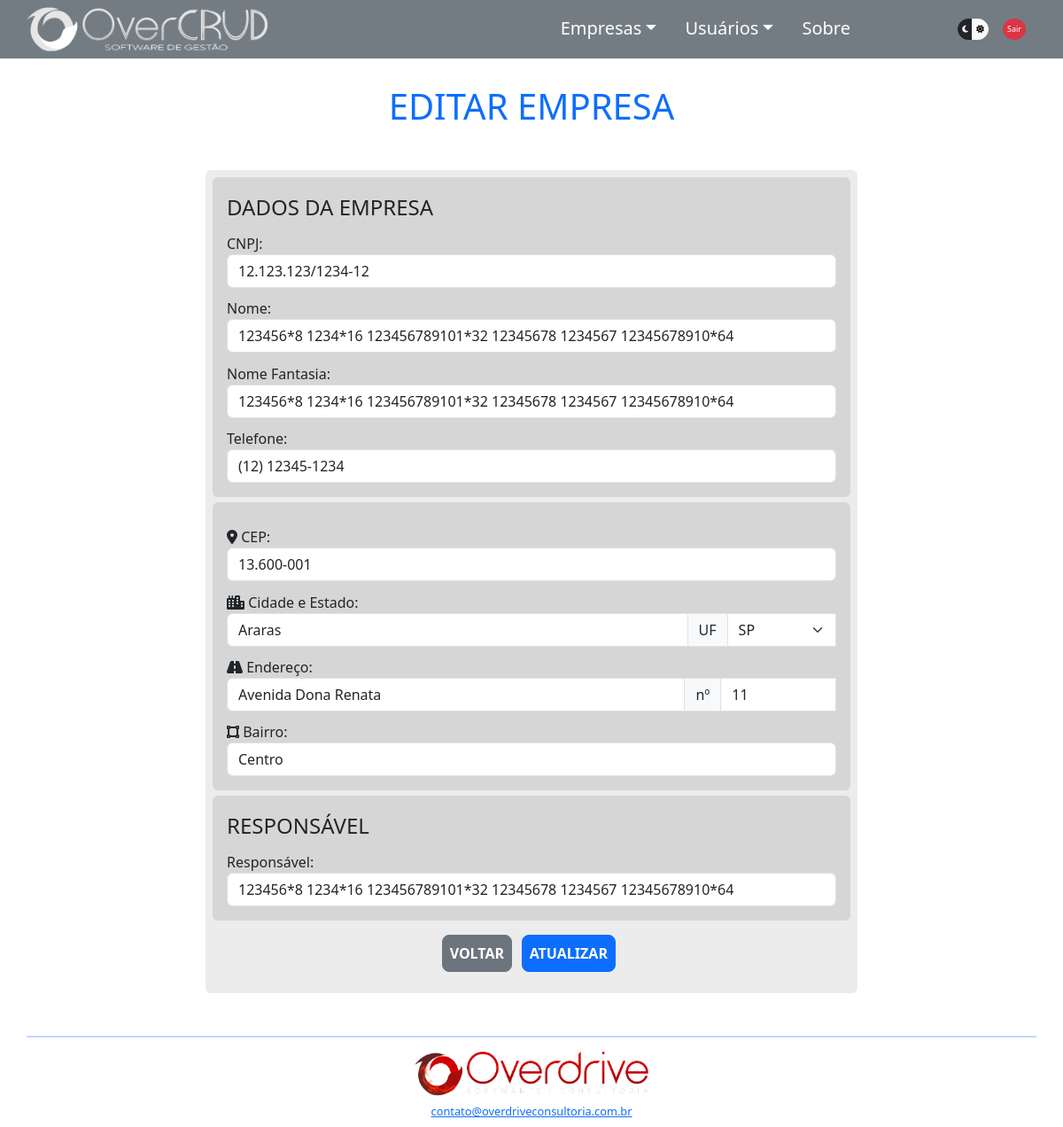
The app's page /empeditar.php?idempresa=1 (signed in) with its own data.
### tables this page shows
CREATE TABLE `empresas` (
  `idempresa` int(11) NOT NULL AUTO_INCREMENT,
  `nome` varchar(64) DEFAULT NULL,
  `telefone` varchar(15) DEFAULT NULL,
  `cnpj` varchar(18) DEFAULT NULL,
  `fantasia` varchar(64) DEFAULT NULL,
  `responsavel` varchar(64) DEFAULT NULL,
  `idenderecoemp` int(11) DEFAULT NULL,
  PRIMARY KEY (`idempresa`),
  KEY `empresas_ibfk_1` (`idenderecoemp`),
  CONSTRAINT `empresas_ibfk_1` FOREIGN KEY (`idenderecoemp`) REFERENCES `enderecos` (`idendereco`)
);

CREATE TABLE `enderecos` (
  `idendereco` int(11) NOT NULL AUTO_INCREMENT,
  `cep` varchar(10) DEFAULT NULL,
  `cidade` varchar(32) NOT NULL,
  `estado` varchar(2) DEFAULT NULL,
  `logradouro` varchar(64) DEFAULT NULL,
  `numlogradouro` varchar(6) DEFAULT NULL,
  `bairro` varchar(32) NOT NULL,
  PRIMARY KEY (`idendereco`)
);

### components/ConexaoBD.php (called while the page is built, shortened)
<?php
class ConexaoBD
{
    public static function conectarBD()
    {
        $db_name = 'overcrud';
        $db_host = 'localhost';
        $db_user = 'root';
        $db_port = '3307';
        $db_password = '';
        $pdo = new PDO("mysql:dbname=$db_name;host=$db_host:$db_port", $db_user, $db_password);
        return $pdo;
    }
};

### components/EmpresaDAO.php (called while the page is built, shortened)
<?php
require_once 'Empresa.php';
class EmpresaDAO
{
    private Empresa $empresa;
    public function __construct($empresaCon)
    {
        $this->empresa = $empresaCon;
    }
    public function getEmpresa()
    {
        return $this->empresa;
    }
    public function consultaDeIdEmp()
    {
        $sqlConsultaIdEmp = ConexaoBD::conectarBD()->query("SELECT * FROM empresas WHERE idempresa='{$this->getEmpresa()->getIdempresa()}'");
        return $sqlConsultaIdEmp;
    }
    public function EmpPorId()
    {
        $sqlConsultaIdEmp = ConexaoBD::conectarBD()->query("SELECT * FROM empresas WHERE idempresa='{$this->getEmpresa()->getIdempresa()}'");
        $empresa = $sqlConsultaIdEmp->fetch(PDO::FETCH_ASSOC);
        return $empresa;
    }
}

### components/Empresa.php (called while the page is built, shortened)
<?php
class Empresa
{
    private int $idempresa;
    public function getIdempresa()
    {
        return $this->idempresa;
    }
    public function setIdempresa($idempresaSet)
    {
        $this->idempresa = $idempresaSet;
    }
};

### resources/listas.php (called while the page is built, shortened)
<?php
$root = $_SERVER["DOCUMENT_ROOT"];
require_once "$root/overcrud/resources/pathing.php";
require_once "$rootOvercrud/components/Empresa.php";
require_once "$rootOvercrud/components/EmpresaDAO.php";
require_once "$rootOvercrud/components/EnderecoDAO.php";
$instanciaEnd = new Endereco();
$instanciaEndDAO = new EnderecoDAO($instanciaEnd);
$listaEnd = $instanciaEndDAO->listarEnderecos();

### components/EnderecoDAO.php (called while the page is built, shortened)
<?php
class EnderecoDAO
{
    public function listarEnderecos()
    {
        $sqlConsultaEnd = ConexaoBD::conectarBD()->query("SELECT * FROM enderecos");
        if ($sqlConsultaEnd->rowCount() > 0) {
            $listaEnd = $sqlConsultaEnd->fetchAll(PDO::FETCH_ASSOC);
            return $listaEnd;
        };
    }
};

### empeditar.php (the view, shortened to what this page needs)
<?php
require_once "./resources/pathing.php";
$voltar = ".";
require_once "$rootOvercrud/components/ConexaoBD.php";
require_once "$rootOvercrud/resources/listas.php";
$idempresa = $_GET['idempresa'];
if (!isset($idempresa)) {
    logoutPagina($voltar);
} else {
    $novaEmpresa = new Empresa();
    $novaEmpresa->setIdempresa($idempresa);
    $novaEmpresaDAO = new EmpresaDAO($novaEmpresa);
};
?>
<!DOCTYPE html>
<html lang="pt-br" data-bs-theme="dark">
<?php
require_once "$rootOvercrud/partials/head.php";
?>
<body>
    <div class="container">
        <div class="row" id="navbartop">
            <?php
            require_once "$rootOvercrud/partials/navbartop.php";
            ?>
        </div>
        <div class="row d-flex justify-content-center mt-5" id="appBody">
            <h1 class="text-center text-primary display-6 my-5">EDITAR EMPRESA</h1>
                <?php
                if ($novaEmpresa->getIdempresa()) {
                    if (($novaEmpresaDAO->consultaDeIdEmp())->rowCount() > 0) {
                        $empresa = $novaEmpresaDAO->EmpPorId();
                        $enderecoEmp = 0;
                        for ($i = 0; $i < count($listaEnd); $i++) {
                            if ($empresa['idenderecoemp'] == $listaEnd[$i]['idendereco']) {
                                $enderecoEmp = $listaEnd[$i];
                            };
                        };
                    } else {
                        mensagemRetorno("Esta empresa não existe no Banco de Dados!", "danger");
                        BotaoVoltar('emplista.php', "secondary");
                    };
                } else {
                    mensagemRetorno("Empresa não encontrada (atributo inexistente)!", "danger");
                    BotaoVoltar('emplista.php', "secondary");
                };
                ?>
            <div
                class="col-10 col-md-8 <?php if (($novaEmpresaDAO->consultaDeIdEmp())->rowCount() == 0) echo 'd-none'; ?>">
                <form class="needs-validation" action="./src/empeditar_action.php" method="POST" novalidate>
                    <fieldset>
                        <legend>DADOS DA EMPRESA</legend>
                        <div class="form-group">
                            <label for="cnpj" class="form-label">CNPJ:</label>
                            <input type="text" class="form-control" name="cnpj" id="cnpj" minlength="18" maxlength="18"
                                data-mask="00.000.000/0000-00" value="<?= $empresa['cnpj'] ?>"
                                oninput="validaCNPJ(), atualizaCNPJ()" required>
                        </div>
                        <div class="form-group">
                            <label for="nome" class="form-label">Nome:</label>
                            <input type="text" class="form-control" name="nome" id="nome" minlength="1" maxlength="64"
                                value="<?= $empresa['nome'] ?>" oninput="validaNome()" required>
                        </div>
                        <div class="form-group">
                            <label for="fantasia" class="form-label">Nome Fantasia:</label>
                            <input type="text" class="form-control" name="fantasia" id="fantasia" minlength="1"
                                maxlength="64" value="<?= $empresa['fantasia'] ?>" oninput="validaFantasia()" required>
                        </div>
                        <div class="form-group">
                            <label for="telefone" class="form-label">Telefone:</label>
                            <input type="tel" class="form-control" name="telefone" id="telefone" minlength="14"
                                maxlength="15" oninput="handlePhone(event)" value="<?= $empresa['telefone'] ?>">
                        </div>
                    </fieldset>
                    <fieldset>
                        <div class="form-group">
                            <label for="cep" class="form-label"><i class="fa-solid fa-location-dot"></i>
                                CEP:</label>
                            <input type="text" class="form-control" name="cep" id="cep" minlength="10" maxlength="10"
                                data-mask="00.000-000" value="<?= $enderecoEmp['cep'] ?>"
                                oninput="buscaCep(), validaCep()" required>
                        </div>
                        <div class="form-group">
                            <label for="cidadeestado" class="form-label"><i class="fa-solid fa-city"></i>
                                Cidade e Estado:</label>
                            <div class="input-group">
                                <input type="text" class="form-control" name="cidadeestado" id="cidadeestado"
                                    style="width: 65%;" minlength="1" maxlength="32"
                                    value="<?= $enderecoEmp['cidade'] ?>" onfocusout="validaCidade()" required>
                                <span class="input-group-text">UF</span>
                                <select class="form-select" name="estadocidade" id="estadocidade"
                                    value="<?= $enderecoEmp['estado'] ?>" onfocusout="validaEstado()" required>
                                    <option value="SP" <?= $enderecoEmp['estado'] == "SP" ? 'selected' : ''; ?>>SP
                                    </option>
                                </select>
                            </div>
                        </div>
                        <div class="form-group">
                            <label for="logradouro" class="form-label"><i class="fa-solid fa-road"></i>
                                Endereço:</label>
                            <div class="input-group">
                                <input type="text" class="form-control" name="logradouro" id="logradouro"
                                    style="width: 60%;" minlength="1" maxlength="64"
                                    value="<?= $enderecoEmp['logradouro'] ?>" onfocusout="validaLogradouro()" required>
                                <span class="input-group-text">nº</span>
                                <input type="text" class="form-control" name="numlogradouro" id="numlogradouro"
                                    minlength="1" maxlength="6" value="<?= $enderecoEmp['numlogradouro'] ?>"
                                    onfocusout="validaNumlogradouro()" required>
                            </div>
                        </div>
                        <div class="form-group">
                            <label for="bairro" class="form-label"><i class="fa-solid fa-vector-square"></i>
                                Bairro:</label>
                            <input type="text" class="form-control" name="bairro" id="bairro" minlength="1"
                                maxlength="32" value="<?= $enderecoEmp['bairro'] ?>" onfocusout="validaBairro()"
                                required>
                        </div>
                    </fieldset>
                    <fieldset>
                        <legend>RESPONSÁVEL</legend>
                        <div class="form-group">
                            <label for="responsavel" class="form-label">Responsável:</label>
                            <input type="text" class="form-control" name="responsavel" id="responsavel" minlength="1"
                                maxlength="64" value="<?= $empresa['responsavel'] ?>" oninput="validaResponsavel()"
                                required>
                        </div>
                    </fieldset>
                    <div class="form-group my-3 text-center">
                        <a href="emplista.php" class="btn btn-secondary loginbtn">VOLTAR</a>
                        <input type="submit" class="btn btn-primary loginbtn" value="ATUALIZAR">
                    </div>
                </form>
            </div>
            <?php
            require_once "$rootOvercrud/partials/footer.php";
            ?>
        </div>
</body>
</html>

### css/style.css (style rules this page uses)
body { min-width: 320px; }
form { background-color: rgba(128, 128, 128, 0.152); padding: 0.5rem; border-radius: 0.4rem; }
.loginbtn { border-radius: 0.5rem; padding: 0.5rem; font-weight: bold; margin-right: 0.4rem; }
.form-label { margin-top: 0.7rem; margin-bottom: 0; }
fieldset { margin-bottom: 0.4rem; background-color: rgba(128, 128, 128, 0.205); padding: 1rem; border-radius: 0.4rem; }
legend { margin: 0; font-size: 1.5rem; font-weight: lighter; }

### records on screen
empresas: cnpj "12.123.123/1234-12", nome "123456*8 1234*16 123456789101*32 12345678 1234567 12345678910*64", fantasia "123456*8 1234*16 123456789101*32 12345678 1234567 12345678910*64", telefone "(12) 12345-1234", responsavel "123456*8 1234*16 123456789101*32 12345678 1234567 12345678910*64"
enderecos: cep "13.600-001", cidadeestado "Araras", estadocidade "SP", logradouro "Avenida Dona Renata", numlogradouro "11", bairro "Centro"
